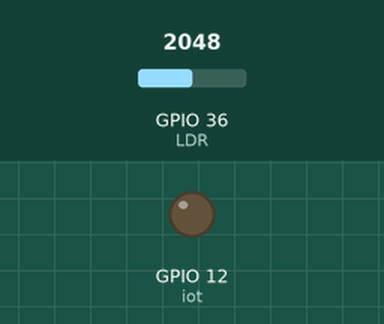
Recording of a sketch running on a simulated ESP32. Parts: output pins drawn as LEDs (lit = HIGH). Inputs (shaded band) come from the test bench; at power-on: GPIO 36 (LDR) = 2048.

Above: at 1.2 s.
1.3 s: GPIO 36 (LDR) set to 218
2.8 s: GPIO 36 (LDR) set to 183
At 3.7 s:
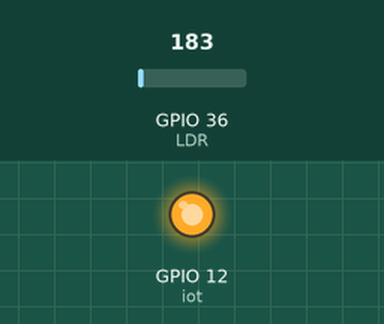
4.3 s: GPIO 36 (LDR) set to 491
At 5.0 s:
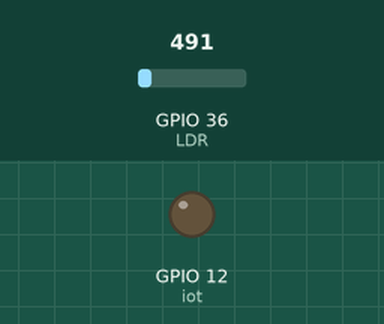
5.8 s: GPIO 36 (LDR) set to 160
At 6.2 s:
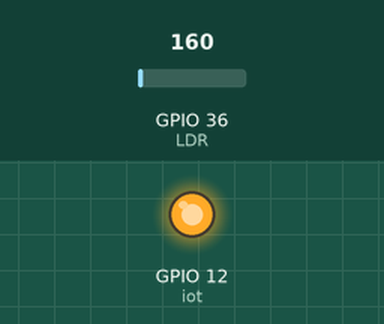
Timing chart, 0 to 8.3 s (numbered marks = the images above; inputs shaded):
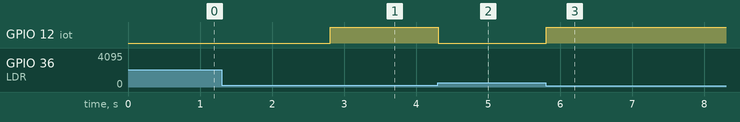

Measured:
- the behaviour switches between 200 and 199 on GPIO 36 (LDR) (found by bisection; images 0 and 1)
- after the input at 1.3 s, every drawn part: stays the same
- after the input at 2.8 s, GPIO 12 (iot): LOW → HIGH at once
- after the input at 4.3 s, GPIO 12 (iot): HIGH → LOW at once
- after the input at 5.8 s, GPIO 12 (iot): LOW → HIGH at once

The sketch:

analogwrite2.ino
```cpp
#include <analogWrite.h>
int LDR=36;
int iot=12;

void setup() {
  Serial.begin(9600);
  pinMode(iot,OUTPUT);
  pinMode(LDR,INPUT);

}

void loop() {
  Serial.begin(9600);
  int val1=analogRead(LDR);
  if (val1 < 200) {
   digitalWrite(iot, HIGH);

  }else{
    digitalWrite(iot,LOW);
  }
  delay(100);

}
```
